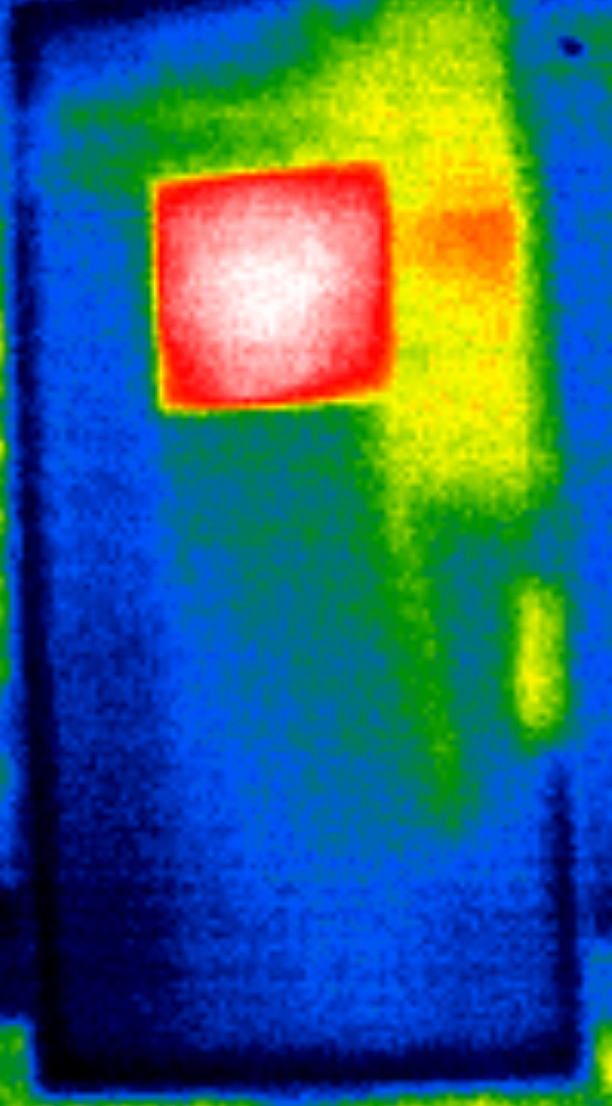
#> input picture Compare/src/b.png, 612 x 1106 px, found by its file name
$ python compare.py   (older library calls are emulated)
#> lines starting #> are read from the running program, lines starting #| are printed output that depends on the picture; after the words box and inside, x2 and y2 are one past the last pixel; in counts of white or black regions, pixels touching at a corner belong together; long printed decimals are rounded
import numpy as np
import cv2

def contour_iteration(img, contours) :

    max = 0
    val = 0
    for i in range(len(contours)) :
        cnt = contours[i]
        area = cv2.contourArea(cnt)
        if max < area :
            max = area
            val = i

    return val

def findContour_child(hierarchy, contours, parent) :
    max = 0
    val = 0
    num = 0
    for hc in hierarchy:
        for h in hc:
            num += 1
            if h[3] == parent :
                cnt = contours[num-1]
                area = cv2.contourArea(cnt)
                if max < area :
                    max = area
                    val = num-1
    return val

def contour_draw(imgpath, noise=False, params='0') :

#> called with noise = True, params = '1'
    img = cv2.imread(imgpath)
#> img is the input picture: shape (1106, 612, 3); mean B, G, R 117.5, 100.6, 49.3
    if noise == True :
        img = cv2.bilateralFilter(img, 10, 20, 20)
        #img= cv2.medianBlur(img,9)
    grayimg = cv2.cvtColor(img, cv2.COLOR_BGR2GRAY)
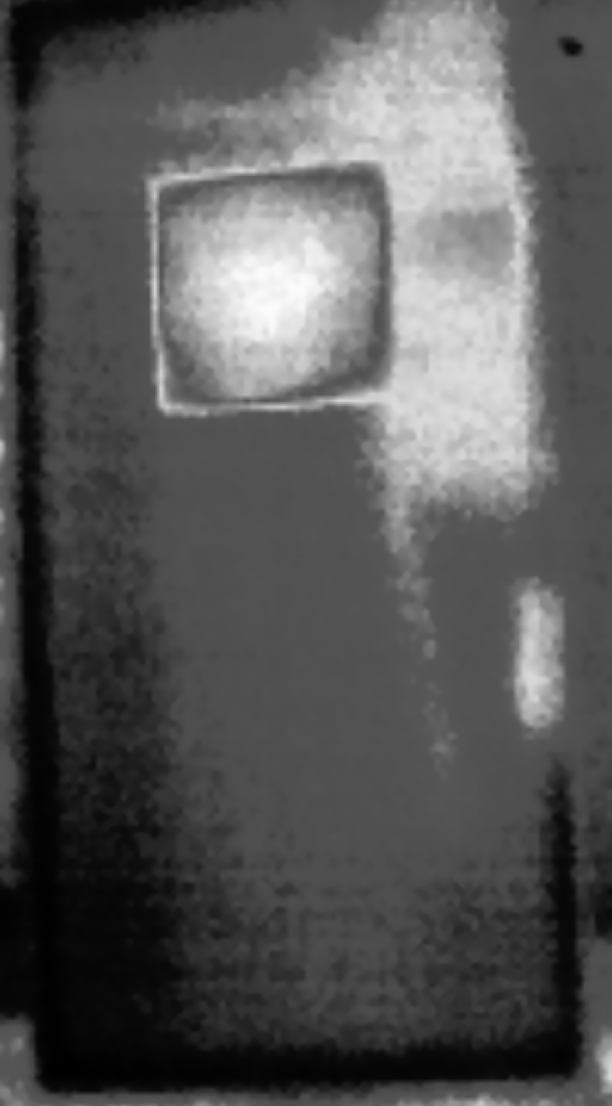
#> grayimg: shape (1106, 612); min 0, max 252, mean 87.2

    if noise == False :
        _, thr = cv2.threshold(grayimg, 135, 200, cv2.THRESH_BINARY)
    elif noise == True :
        _, thr = cv2.threshold(grayimg, 115, 200, cv2.THRESH_BINARY)
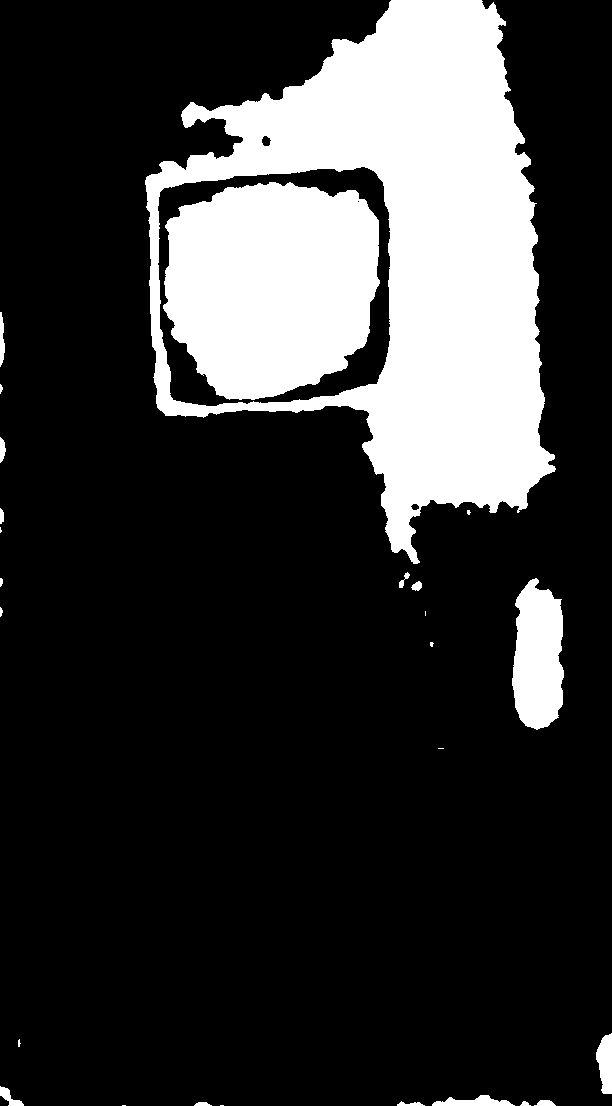
#> thr: shape (1106, 612); values 0 (black) and 200 (white), 21.3% white; 26 white regions (8 under 20 px)

    _, contours, hierarchy = cv2.findContours(thr, cv2.RETR_TREE, cv2.CHAIN_APPROX_SIMPLE)
#> contours = 30 contours, 12 with area under 20; largest, box (x1, y1, x2, y2) and area: (145, 0, 556, 564) 146860, (157, 166, 391, 407) 50506, (163, 182, 380, 400) 37682, (512, 578, 564, 730) 6031, (596, 1033, 612, 1094) 659

    max = contour_iteration(grayimg, contours)
#> the loop in contour_iteration, `for i in range(len(contours)) :` made 30 passes
#> (area, max) on passes 3, 5, 6, 7, 10, 16, 25: (36, 36), (52.5, 52.5), (72.5, 72.5), (443, 443), (659, 659), (6031, 6031), (146859.5, 146859.5)
#> area on passes 4, 8, 15, 18, 21, 22: 23, 164.5, 60, 44, 36, 83
#> after the loop in contour_iteration, `for i in range(len(contours)) :`: max = 146859.5; val = 24
#> max = 24
    child = findContour_child(hierarchy, contours, max)
#> the loop in findContour_child, `for hc in hierarchy:` made 1 pass
#> after the loop in findContour_child, `for hc in hierarchy:`: max = 50506; num = 30; val = 26
#> child = 26

    cv2.drawContours(grayimg, contours, child, (0, 0, 255), 1)
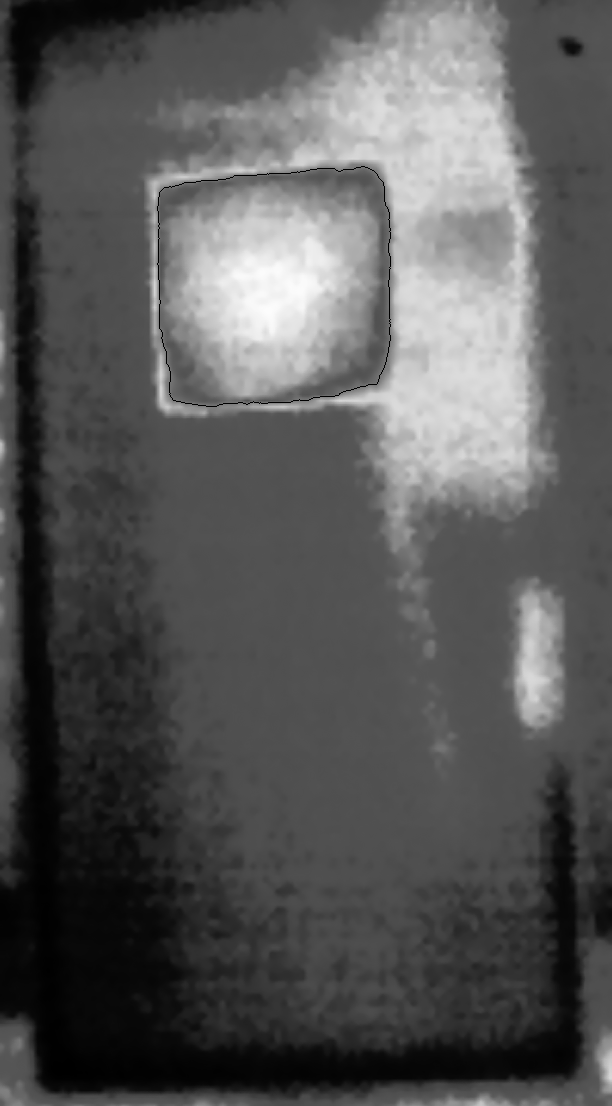
#> grayimg: shape (1106, 612); 0.12% of pixels changed, all inside (x1, y1, x2, y2) = (157, 166, 391, 407)
    cv2.imshow('contour', grayimg)
    filename = 'result'+params+'.png'
    cv2.imwrite(filename, grayimg)
    cv2.waitKey(0)
    return contours[child]


cnt1 = contour_draw('/Users/choeyujin/Project/code/Compare/src/b.png', True, '1')
#> cnt1 = contour of 279 points, box (x1, y1, x2, y2) (157, 166, 391, 407), area 50506
cnt2 = contour_draw('/Users/choeyujin/Project/code/Compare/src/s.png', False, '2')
#> call 2 of contour_draw, with noise = False, params = '2'
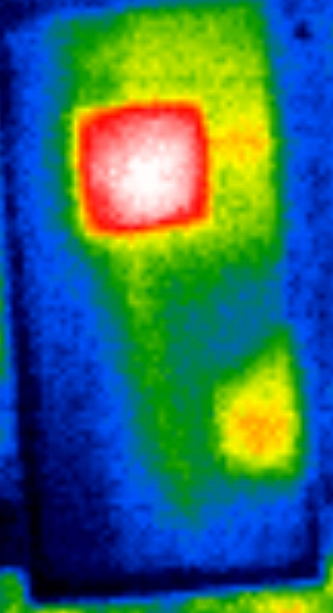
#> input picture Compare/src/s.png, 333 x 613 px, found by its file name
#> in contour_draw, img is the input picture: shape (613, 333, 3); mean B, G, R 103.2, 108.1, 53.6
#> in contour_draw (call 2), `grayimg = cv2.cvtColor(img, cv2.COLOR_BGR2GRAY)`:
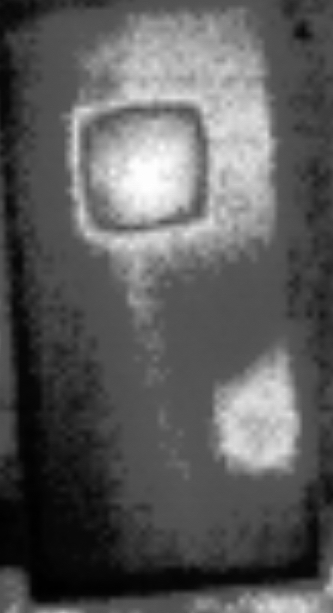
#> grayimg: shape (613, 333); min 0, max 255, mean 91.2
#> in contour_draw (call 2), `_, thr = cv2.threshold(grayimg, 135, 200, cv2.THRESH_BINARY)`:
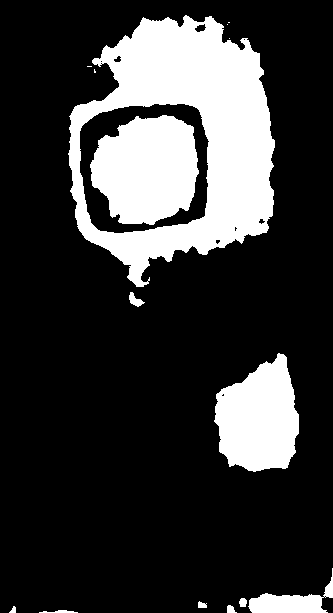
#> thr: shape (613, 333); values 0 (black) and 200 (white), 21.6% white; 15 white regions (5 under 20 px)
#> in contour_draw (call 2), `_, contours, hierarchy = cv2.findContours(thr, cv2.RETR_TREE, cv2.CHAI..`: contours = 26 contours, 12 with area under 20; largest, box (x1, y1, x2, y2) and area: (68, 15, 275, 287) 40158, (79, 103, 210, 234) 14770, (90, 115, 199, 225) 8981, (214, 353, 299, 472) 7079, (248, 568, 333, 613) 1294
#> the loop in contour_iteration (call 2), `for i in range(len(contours)) :` made 26 passes
#> (area, max) on passes 1, 3, 5, 6, 8, 16: (32, 32), (41.5, 41.5), (46, 46), (1293.5, 1293.5), (7079, 7079), (40158.5, 40158.5)
#> area on passes 2, 4, 10, 19, 20, 21: 20.5, 34.5, 95.5, 25.5, 14770, 8981
#> in contour_draw (call 2), `max = contour_iteration(grayimg, contours)`: max = 15
#> the loop in findContour_child (call 2), `for hc in hierarchy:` made 1 pass
#> in contour_draw (call 2), `child = findContour_child(hierarchy, contours, max)`: child = 19
#> in contour_draw (call 2), `cv2.drawContours(grayimg, contours, child, (0, 0, 255), 1)`:
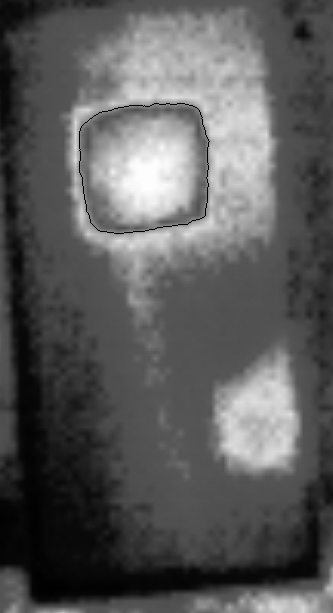
#> grayimg: shape (613, 333); 0.21% of pixels changed, all inside (x1, y1, x2, y2) = (79, 103, 210, 234)
#> cnt2 = contour of 163 points, box (x1, y1, x2, y2) (79, 103, 210, 234), area 14770
print(cv2.matchShapes(cnt1, cnt2, 1, 0.0))
#| 0.01793
